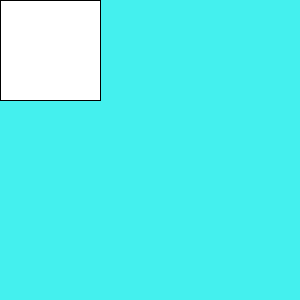
Frame 1 (no input)
Frame 60 (the mouse pressed at the canvas centre just before this capture): identical to frame 1, image omitted
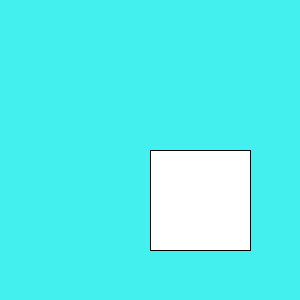
Frame 120 (the mouse held since frame 60 and released just before this capture)

The Processing sketch that drew these frames (run headless with seeded random() and noise(); from frame 60 on, the mouse is pressed at the canvas centre):

// Processing sketch: week16_setup_draw
// ── week16_setup_draw.pde
void setup(){
size(300,300);
}

void draw(){
background(#44F0EE);
rect(mouseX,mouseY,100,100);
}
